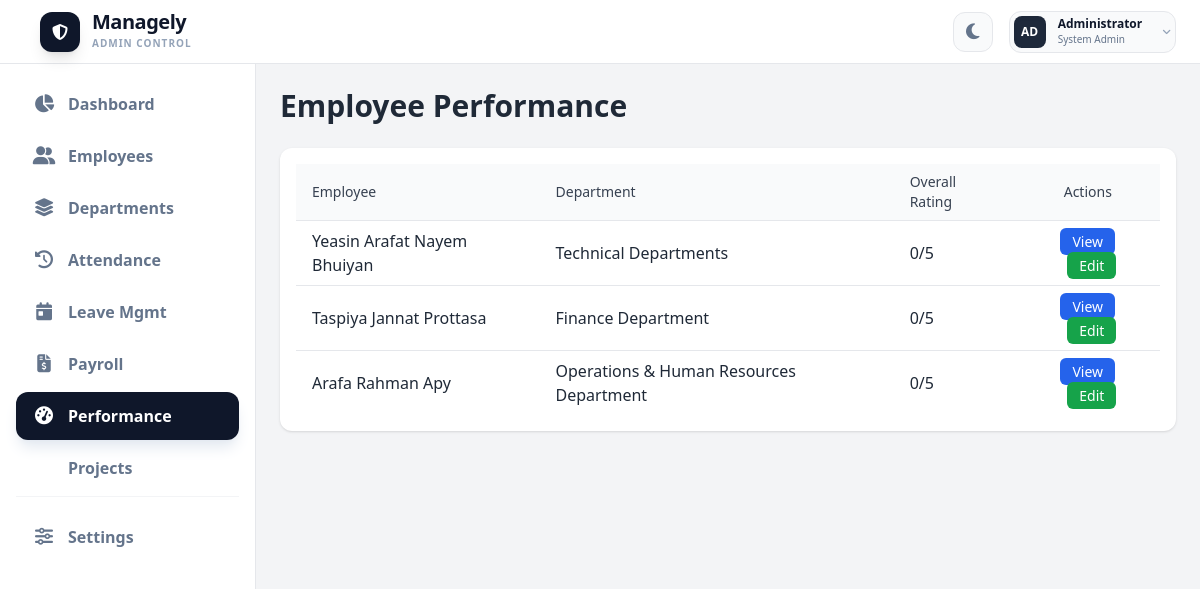
The app's page /adminportal/performance/ (signed in) with its own data.
### accounts/models.py (models this page shows, shortened)
class EmployeeProfile(models.Model):
    employee_id = models.CharField(max_length=20, unique=True, blank=True)
    full_name = models.CharField(max_length=100, blank=True, null=True)
    phone = models.CharField(max_length=15)
    department = models.ForeignKey(
        'adminpanel.Department',
        on_delete=models.SET_NULL,
        null=True,
        blank=True,
        related_name="employees"
    )
    designation = models.CharField(max_length=50, blank=True, null=True)
    role = models.CharField(max_length=50, blank=True, null=True)
    joining_date = models.DateField(blank=True, null=True)
    avatar = models.ImageField(upload_to='avatars/', blank=True, null=True)
    gender = models.CharField(max_length=10, choices=GENDER_CHOICES, blank=True, null=True)
    password = models.CharField(max_length=128)
    temp_password = models.CharField(max_length=20, blank=True)
    first_login = models.BooleanField(default=True)
    email = models.EmailField(blank=True, null=True)
    address = models.TextField(blank=True, null=True)
    emergency_name = models.CharField(max_length=100, blank=True, null=True)
    emergency_relation = models.CharField(max_length=50, blank=True, null=True)
    emergency_contact = models.CharField(max_length=20, blank=True, null=True)
    emergency_address = models.TextField(blank=True, null=True)
    is_active = models.BooleanField(default=True)

### adminpanel/models.py (models this page shows, shortened)
class Department(models.Model):
    name = models.CharField(max_length=100, unique=True)
    description = models.TextField(blank=True)
    created_at = models.DateTimeField(auto_now_add=True)
    def __str__(self):
        return self.name

### adminpanel/views.py (the view)
# urls.py: path("performance/", views.admin_performance_list,
@login_required
def admin_performance_list(request):
    if not request.user.is_staff:
        return redirect('dashboard')
    employees = EmployeeProfile.objects.all().select_related()
    performance_list = []
    for emp in employees:
        perf = Performance.objects.filter(employee=emp).first()
        overall = perf.overall_rating() if perf else 0
        performance_list.append({
            "employee": emp,
            "performance": perf,
            "overall_rating": overall
        })
    context = {
        "performance_list": performance_list
    }
    return render(request, "admin_performance_list.html", context)

### accounts/context_processors.py (called while the page is built, shortened)
def global_employee(request):
    employee_id = request.session.get("employee_id")
    return {
        "global_profile": None
    }

### employees/context_processors.py (called while the page is built)
def notifications_processor(request):
    if request.user.is_authenticated:
        return base_notifications(request)
    return {"notifications": [], "unread_count": 0}

### employees/views.py (called while the page is built, shortened)
def base_notifications(request):
    employee_id = request.session.get("employee_id")
    notifications = []
    unread_count = 0
    return {
        "notifications": notifications,
        "unread_count": unread_count,
    }

### adminpanel/templates/admin_performance_list.html (shortened to what this page needs)
{% load static %}
<!DOCTYPE html>
<html lang="en" class="light">
<head>
    <link rel="stylesheet" href="{% static 'css/theme.css' %}">
    <script src="https://cdn.tailwindcss.com"></script>
</head>
<body class="bg-gray-100 dark:bg-gray-900 text-gray-800 dark:text-gray-100 transition-colors duration-300">
{% include 'adminsidetopbar.html' %}
<div class="ml-64 mt-16 p-6">
    <h2 class="text-3xl font-bold mb-6">Employee Performance</h2>
    <div class="overflow-x-auto bg-white dark:bg-gray-800 rounded-xl shadow p-4">
        <table class="min-w-full divide-y divide-gray-200 dark:divide-gray-700">
            <thead class="bg-gray-50 dark:bg-gray-700">
                <tr>
                    <th class="px-4 py-2 text-left text-sm font-medium text-gray-700 dark:text-gray-200">Employee</th>
                    <th class="px-4 py-2 text-left text-sm font-medium text-gray-700 dark:text-gray-200">Department</th>
                    <th class="px-4 py-2 text-left text-sm font-medium text-gray-700 dark:text-gray-200">Overall Rating</th>
                    <th class="px-4 py-2 text-center text-sm font-medium text-gray-700 dark:text-gray-200">Actions</th>
                </tr>
            </thead>
            <tbody class="divide-y divide-gray-200 dark:divide-gray-700">
                {% for item in performance_list %}
                <tr class="hover:bg-gray-50 dark:hover:bg-gray-700 transition">
                    <td class="px-4 py-2">{{ item.employee.full_name }}</td>
                    <td class="px-4 py-2">{{ item.employee.department }}</td>
                    <td class="px-4 py-2">{{ item.overall_rating }}/5</td>
                    <td class="px-4 py-2 text-center space-x-2">
                        <a href="{% url 'admin_performance_detail' item.employee.id %}" class="bg-blue-600 hover:bg-blue-700 text-white px-3 py-1 rounded-md text-sm">View</a>
                        <a href="{% url 'admin_performance_edit' item.employee.id %}" class="bg-green-600 hover:bg-green-700 text-white px-3 py-1 rounded-md text-sm">Edit</a>
                    </td>
                </tr>
                {% empty %}
                <tr>
                    <td colspan="4" class="text-center py-4 text-gray-500 dark:text-gray-300">No performance records found.</td>
                </tr>
                {% endfor %}
            </tbody>
        </table>
    </div>
</div>
</body>
</html>

### adminpanel/templates/adminsidetopbar.html (shortened to what this page needs)
{% load static %}
<!DOCTYPE html>
<html lang="en">
<head>
  <link rel="stylesheet" href="{% static 'css/theme.css' %}">
  <script src="https://cdn.tailwindcss.com"></script>
  <link rel="stylesheet" href="https://cdnjs.cloudflare.com/ajax/libs/font-awesome/6.5.1/css/all.min.css">
</head>
<body class="bg-gray-100 dark:bg-slate-950 text-slate-800 dark:text-slate-100 transition-colors duration-300">
<header class="fixed top-0 left-0 right-0 h-16 bg-white dark:bg-slate-900 border-b border-gray-200 dark:border-slate-800 flex items-center justify-between px-6 z-50">
  <div class="flex items-center space-x-4">
    <div class="flex items-center space-x-3">
      <div class="w-10 h-10 bg-slate-900 dark:bg-slate-100 rounded-xl flex items-center justify-center shadow-lg transition-transform hover:scale-105">
        <i class="fas fa-shield-halved text-white dark:text-slate-900"></i>
      </div>
      <div class="hidden sm:block">
        <h1 class="text-xl font-black tracking-tight text-slate-900 dark:text-white leading-none">Managely</h1>
        <p class="text-[10px] uppercase font-bold tracking-widest text-slate-400 mt-1">Admin Control</p>
      </div>
    </div>
  </div>
  <div class="flex items-center space-x-2 md:space-x-4">
    <button id="theme-toggle" class="w-10 h-10 flex items-center justify-center rounded-xl bg-gray-50 dark:bg-slate-800 text-slate-500 dark:text-slate-400 hover:text-slate-900 dark:hover:text-white border border-gray-200 dark:border-slate-700 transition-all">
      <i id="theme-icon" class="fas fa-moon text-lg"></i>
    </button>
    <div class="relative">
      <button id="profile-dropdown-btn" class="flex items-center p-1 md:space-x-3 focus:outline-none group bg-gray-50 dark:bg-slate-800/50 rounded-xl border border-gray-200 dark:border-slate-700">
        <div class="w-8 h-8 bg-slate-800 dark:bg-slate-600 rounded-lg flex items-center justify-center shadow-inner">
          <span class="text-white font-bold text-xs uppercase">{{ user.username|slice:":2"|default:"AD" }}</span>
        </div>
        <div class="hidden md:block text-left pr-2">
          <p class="text-xs font-black text-slate-900 dark:text-white">{{ user.get_full_name|default:"Administrator" }}</p>
          <p class="text-[10px] text-slate-500 font-medium">System Admin</p>
        </div>
        <i class="fas fa-angle-down text-[10px] text-slate-400 mr-1 hidden md:block"></i>
      </button>
    </div>
  </div>
</header>
<aside id="sidebar" class="fixed top-16 left-0 w-64 bg-white dark:bg-slate-900 border-r border-gray-200 dark:border-slate-800 h-[calc(100vh-4rem)] z-30 transform -translate-x-full md:translate-x-0 transition-transform duration-300 overflow-y-auto">
  <nav class="p-4">
    <ul class="space-y-1" id="nav-list">
      <li>
        <a href="{% url 'admin_dashboard' %}" class="nav-link flex items-center px-4 py-3 rounded-xl transition-all group">
          <i class="fas fa-chart-pie w-6 text-center text-lg"></i><span class="ml-3 font-semibold">Dashboard</span>
        </a>
      </li>
      <li>
        <a href="{% url 'admin_employee_list' %}" class="nav-link flex items-center px-4 py-3 rounded-xl transition-all group">
          <i class="fas fa-user-group w-6 text-center text-lg"></i><span class="ml-3 font-semibold">Employees</span>
        </a>
      </li>
      <li>
        <a href="{% url 'admin_department_list' %}" class="nav-link flex items-center px-4 py-3 rounded-xl transition-all group">
          <i class="fas fa-layer-group w-6 text-center text-lg"></i><span class="ml-3 font-semibold">Departments</span>
        </a>
      </li>
      <li>
        <a href="{% url 'admin_attendance_list' %}" class="nav-link flex items-center px-4 py-3 rounded-xl transition-all group">
          <i class="fas fa-clock-rotate-left w-6 text-center text-lg"></i><span class="ml-3 font-semibold">Attendance</span>
        </a>
      </li>
      <li>
        <a href="{% url 'admin_leave_list' %}" class="nav-link flex items-center px-4 py-3 rounded-xl transition-all group">
          <i class="fas fa-calendar-day w-6 text-center text-lg"></i><span class="ml-3 font-semibold">Leave Mgmt</span>
        </a>
      </li>
      <li>
        <a href="{% url 'admin_payroll' %}" class="nav-link flex items-center px-4 py-3 rounded-xl transition-all group">
          <i class="fas fa-file-invoice-dollar w-6 text-center text-lg"></i><span class="ml-3 font-semibold">Payroll</span>
        </a>
      </li>
      <li>
        <a href="{% url 'admin_performance_list' %}" class="nav-link flex items-center px-4 py-3 rounded-xl transition-all group">
          <i class="fas fa-gauge-high w-6 text-center text-lg"></i><span class="ml-3 font-semibold">Performance</span>
        </a>
      </li>
      <li>
        <a href="{% url 'admin_project_list'%}" class="nav-link flex items-center px-4 py-3 rounded-xl transition-all group">
          <span class="ml-3 font-semibold">Projects</span>
        </a>
      </li>
      <li class="pt-4 mt-4 border-t border-gray-100 dark:border-slate-800">
        <a href="{% url 'admin_settings' %}" class="nav-link flex items-center px-4 py-3 rounded-xl transition-all group">
          <i class="fas fa-sliders w-6 text-center text-lg"></i><span class="ml-3 font-semibold">Settings</span>
        </a>
      </li>
    </ul>
  </nav>
</aside>
</body>
</html>

### static/css/theme.css (style rules this page uses)
body { box-sizing: border-box; }
.light { --bg-primary: #ffffff; --bg-secondary: #f8fafc; --bg-tertiary: #f1f5f9; --text-primary: #1e293b; --text-secondary: #64748b; --border-color: #e2e8f0; --shadow: rgba(0, 0, 0, 0.1); }

### records on screen
EmployeeProfile: employee.full_name "Yeasin Arafat Nayem Bhuiyan", employee.department "Technical Departments", overall_rating "0"
EmployeeProfile: employee.full_name "Taspiya Jannat Prottasa", employee.department "Finance Department", overall_rating "0"
EmployeeProfile: employee.full_name "Arafa Rahman Apy", employee.department "Operations & Human Resources Department", overall_rating "0"

### other values on screen
{{ user.username|slice:":2"|default:"AD" }} "AD"
{{ user.get_full_name|default:"Administrator" }} "Administrator"
